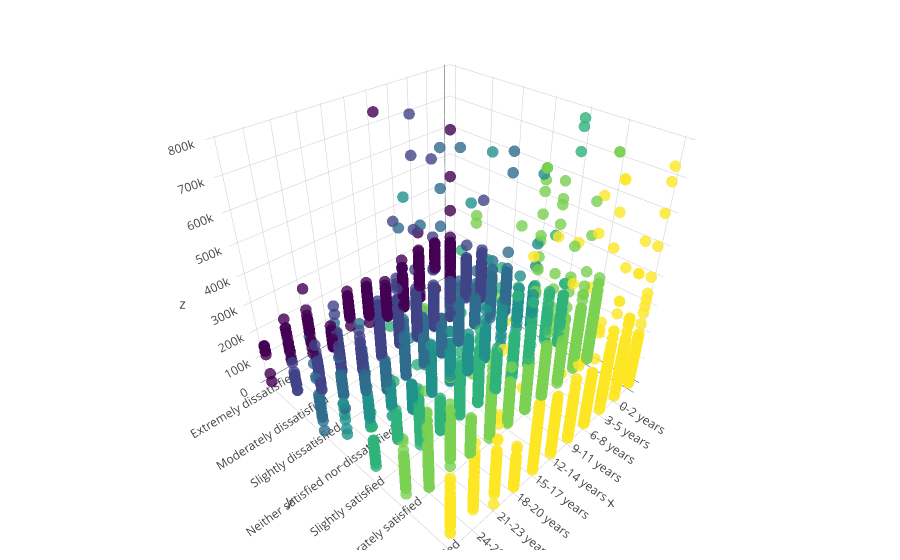

The code cell stored with this chart in its notebook:
### Code cell
Jobsat_Encoding = {'Extremely dissatisfied' : 1,
                    'Moderately dissatisfied' : 5,
                    'Slightly dissatisfied':8,
                    'Neither satisfied nor dissatisfied':11,
                    'Slightly satisfied':14,
                    'Moderately satisfied' : 17,
                    'Extremely satisfied' : 21,
                     }
yearcCoding_Encoding = {'3-5 years':2, '30 or more years':11, '24-26 years':9, '18-20 years':7,
       '6-8 years':3, '9-11 years':4, '0-2 years':1, '15-17 years':6,
       '12-14 years':5, '21-23 years':8, '27-29 years':10 }

skipMealsDict = {'Never':0, '3 - 4 times per week':3.5, '1 - 2 times per week':1.5,
       'Daily or almost every day':7}

companySizedict = {'20 to 99 employees':3, '10,000 or more employees':15000,
       '100 to 499 employees':300, '10 to 19 employees':15,
       '500 to 999 employees':750, '1,000 to 4,999 employees':3000,
       '5,000 to 9,999 employees':7500, 'Fewer than 10 employees':5}

layout = go.Layout(
                    scene = dict(
                    xaxis = dict(
                        ticktext= list(yearcCoding_Encoding.keys()),
                        tickvals= list(yearcCoding_Encoding.values()),
                        ticks='outside'),
                    yaxis = dict(
                        ticktext= list(Jobsat_Encoding.keys()),
                        tickvals= list(Jobsat_Encoding.values()),
                        ticks='outside')
                    ),
                    margin=dict(
                    r=15, l=15,
                    b=10, t=10)
                )


df = surveydf[(surveydf["CurrencySymbol"] == "USD") & (surveydf["ConvertedSalary"] <800000)][["ConvertedSalary","YearsCoding","JobSatisfaction","CareerSatisfaction","CompanySize"]].dropna()
df["jsNumber"] = df["JobSatisfaction"].apply(lambda x: Jobsat_Encoding[x])


trace1 = go.Scatter3d(
    x=df["YearsCoding"].values,
    y=df["jsNumber"].values,
    z=df["ConvertedSalary"].values,
    mode='markers',
    marker=dict(
        size=4,
        color=df["jsNumber"].values * 2,                # set color to an array/list of desired values
        colorscale='Viridis',   # choose a colorscale
        opacity=0.8
    )
)

fig2 = go.Figure(data=[trace1], layout=layout)
py.iplot(fig2)

### Figure 1 — Plotly figure (JSON) as saved in the notebook; plotly's stock layout.template omitted (floating-point values rounded to 4 significant figures; data arrays with more than 128 entries replaced by an {"elided": "..."} marker saying what was removed)
{"data": [{"marker": {"color": {"elided": "12714 int values"}, "colorscale": "Viridis", "opacity": 0.8, "size": 4}, "mode": "markers", "type": "scatter3d", "uid": "3f2da27f-33f5-4789-bd86-c0b840b894b3", "x": {"elided": "12714 str values"}, "y": {"elided": "12714 int values"}, "z": {"elided": "12714 int values"}}], "layout": {"margin": {"b": 10, "l": 15, "r": 15, "t": 10}, "scene": {"xaxis": {"ticks": "outside", "ticktext": ["3-5 years", "30 or more years", "24-26 years", "18-20 years", "6-8 years", "9-11 years", "0-2 years", "15-17 years", "12-14 years", "21-23 years", "27-29 years"], "tickvals": [2, 11, 9, 7, 3, 4, 1, 6, 5, 8, 10]}, "yaxis": {"ticks": "outside", "ticktext": ["Extremely dissatisfied", "Moderately dissatisfied", "Slightly dissatisfied", "Neither satisfied nor dissatisfied", "Slightly satisfied", "Moderately satisfied", "Extremely satisfied"], "tickvals": [1, 5, 8, 11, 14, 17, 21]}}}}
